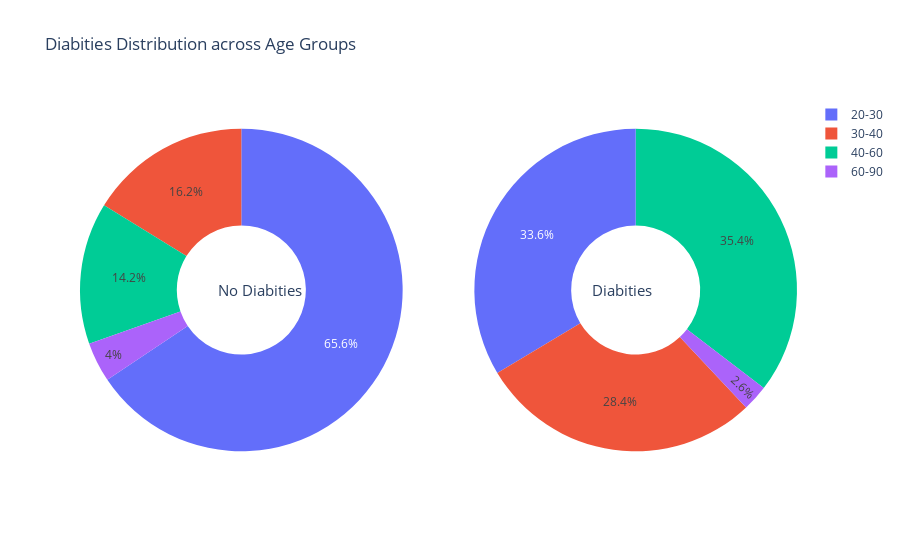

Notebook cell for this chart:
### Code cell
import plotly.graph_objects as go
from plotly.subplots import make_subplots

labels = class_age['Age_Stages']
colors = ['gold', 'mediumturquoise', 'darkorange', 'lightgreen']

# Create subplots: use 'domain' type for Pie subplot
fig = make_subplots(rows=1, cols=2, specs=[[{'type':'domain'}, {'type':'domain'}]])
fig.add_trace(go.Pie(labels=labels, values=class_age[0], name="No Diabities"),
              1, 1)
fig.add_trace(go.Pie(labels=labels, values=class_age[1], name="Diabities"),
              1, 2)

# Use `hole` to create a donut-like pie chart
fig.update_traces(hole=.4, hoverinfo="label+percent+name")

fig.update_layout(
    title_text="Diabities Distribution across Age Groups",
    # Add annotations in the center of the donut pies.
    annotations=[dict(text='No Diabities', x=0.19, y=0.5, font_size=15, showarrow=False),
                 dict(text='Diabities', x=0.8, y=0.5, font_size=15, showarrow=False)])
fig.show()

### Figure 1 — Plotly figure (JSON) as saved in the notebook; plotly's stock layout.template omitted (floating-point values rounded to 4 significant figures)
{"data": [{"domain": {"x": [0, 0.45], "y": [0, 1]}, "hole": 0.4, "hoverinfo": "label+percent+name", "labels": ["20-30", "30-40", "40-60", "60-90"], "name": "No Diabities", "type": "pie", "values": [65.6, 16.2, 14.2, 4]}, {"domain": {"x": [0.55, 1], "y": [0, 1]}, "hole": 0.4, "hoverinfo": "label+percent+name", "labels": ["20-30", "30-40", "40-60", "60-90"], "name": "Diabities", "type": "pie", "values": [33.6, 28.4, 35.4, 2.6]}], "layout": {"annotations": [{"font": {"size": 15}, "showarrow": false, "text": "No Diabities", "x": 0.19, "y": 0.5}, {"font": {"size": 15}, "showarrow": false, "text": "Diabities", "x": 0.8, "y": 0.5}], "title": {"text": "Diabities Distribution across Age Groups"}}}
